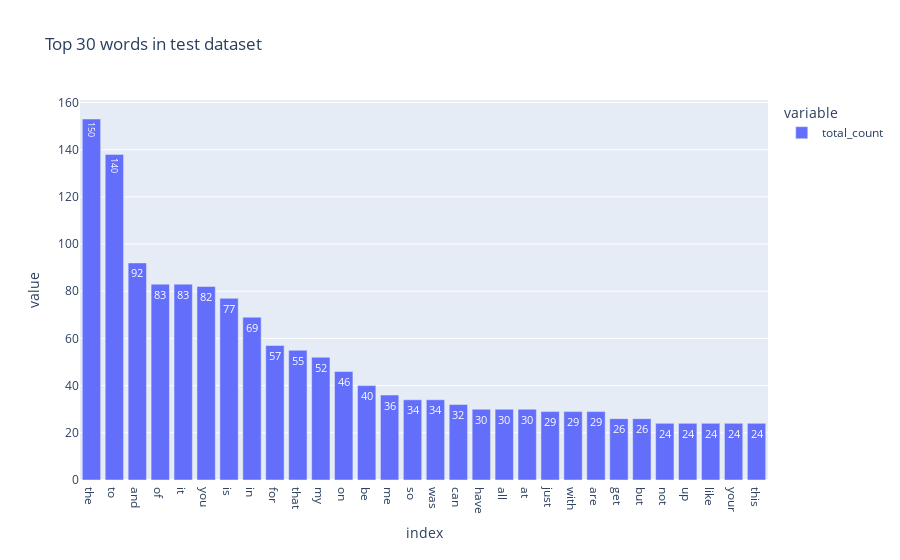

The cell this chart's notebook holds for it:
### Code cell
X_counts = count_vect.fit_transform(test_df.text)

freq_df = pd.DataFrame(X_counts.toarray())
freq_df.columns = count_vect.get_feature_names_out()
plot_df = freq_df.T                                              # So each column is one document, and each row is a word
plot_df['total_count'] = plot_df.sum(axis=1)
plot_df = plot_df.sort_values(by='total_count', ascending=False) # Here we get the sorted total_count
plot_sr = plot_df['total_count']                                 # Extract the total_count to plot

fig = px.bar(plot_sr[:30], text_auto='.2s', title='Top 30 words in test dataset')
fig.show()

### Figure 1 — Plotly figure (JSON) as saved in the notebook; plotly's stock layout.template omitted (floating-point values rounded to 4 significant figures)
{"data": [{"alignmentgroup": "True", "hovertemplate": "variable=total_count<br>index=%{x}<br>value=%{y}<extra></extra>", "legendgroup": "total_count", "marker": {"color": "#636efa", "pattern": {"shape": ""}}, "name": "total_count", "offsetgroup": "total_count", "orientation": "v", "showlegend": true, "textposition": "auto", "texttemplate": "%{y:.2s}", "type": "bar", "x": ["the", "to", "and", "of", "it", "you", "is", "in", "for", "that", "my", "on", "be", "me", "so", "was", "can", "have", "all", "at", "just", "with", "are", "get", "but", "not", "up", "like", "your", "this"], "xaxis": "x", "y": [153, 138, 92, 83, 83, 82, 77, 69, 57, 55, 52, 46, 40, 36, 34, 34, 32, 30, 30, 30, 29, 29, 29, 26, 26, 24, 24, 24, 24, 24], "yaxis": "y"}], "layout": {"autosize": true, "barmode": "relative", "legend": {"title": {"text": "variable"}, "tracegroupgap": 0}, "title": {"text": "Top 30 words in test dataset"}, "xaxis": {"anchor": "y", "autorange": true, "domain": [0, 1], "range": [-0.5, 29.5], "title": {"text": "index"}, "type": "category"}, "yaxis": {"anchor": "x", "autorange": true, "domain": [0, 1], "range": [0, 161.1], "title": {"text": "value"}, "type": "linear"}}}
